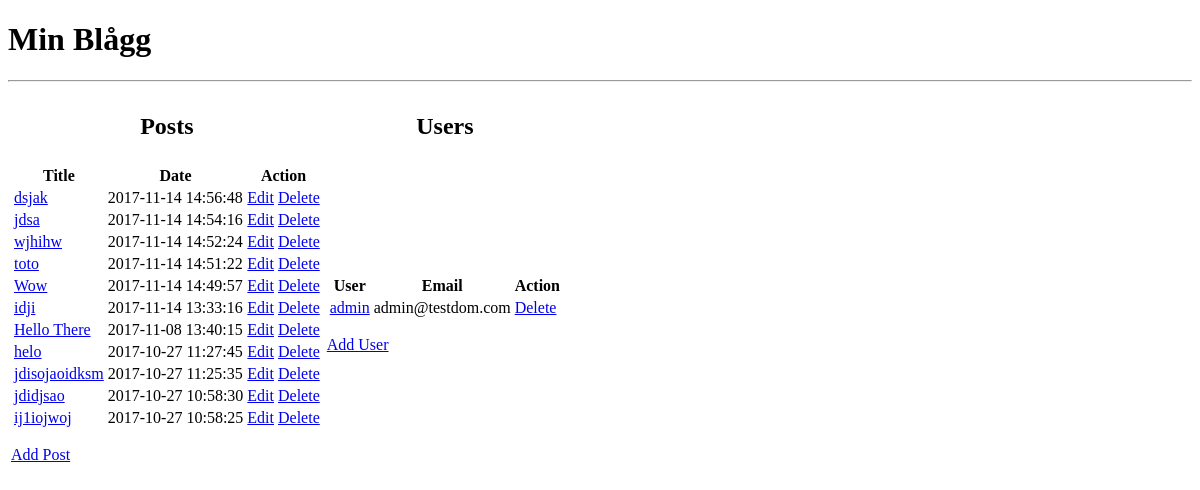
The app's page /admin/index.php with its own data.
### tables this page shows
CREATE TABLE `blog_posts` (
  `postID` int(11) NOT NULL,
  `post_title` text,
  `post_cont` text,
  `post_date` datetime NOT NULL DEFAULT CURRENT_TIMESTAMP,
  `post_author` text
);

CREATE TABLE `blog_users` (
  `userID` int(11) NOT NULL,
  `user_name` varchar(255) NOT NULL,
  `user_pass` varchar(255) NOT NULL,
  `user_mail` varchar(255) NOT NULL
);

### admin/posts.php (the view, shortened to what this page needs)
<?php require_once('../pdo.php');
 ?>
<!DOCTYPE html>
<html>
    <head>
        <link rel="stylesheet" href="../css/master.css">
    </head>
    <body>
        <div class="wrapper">
            <table>
                <tr>
                    <th>Title</th>
                    <th>Date</th>
                    <th>Action</th>
                </tr>
                <?php
                    try {
                        $stmt = $db->query('SELECT postID, post_title, post_date, post_author FROM blog_posts ORDER BY postID DESC');
                        while ($row = $stmt->fetch()) {
                            echo '<tr>';
                            echo '<td><a href="../view_post.php?id='.$row['postID'].'">'.$row['post_title'].'</a></td>';
                            echo '<td>'.$row['post_date'].'</td>';
                            ?>
                            <td>
                                <a href="edit_post.php?id=<?php echo $row['postID'];?>">Edit</a>
                                <a href="javascript:delpost('<?php echo $row['postID'];?>','<?php echo $row['post_title'];?>')">Delete</a>
                            </td>
                            <?php
                            echo '</tr>';
                        }
            } catch (PDOxception $e) {
                echo $e->getMessage();
            }
            ?>
            </table>
        </div>
        <p><a href="add_post.php">Add Post</a></p>
    </body>
</html>

### admin/index.php (shortened to what this page needs)
<?php require('../pdo.php');
 ?>
<!DOCTYPE html>
<html>
    <head>
        <link rel="stylesheet" href="../css/master.css">
    </head>
    <body>
        <div id="blog_wrapper">
            <h1>Min Blågg</h1>
            <hr/>
            <table>
                <th><h2>Posts</h2></th>
                <th><h2>Users</h2></th>
                <tr>
                    <td>
                        <?php include 'posts.php'; ?>
                    </td>
                    <td>
                        <?php include 'users.php'; ?>
                    </td>
                </tr>
            </table>
        </div>
    </body>
</html>

### admin/users.php (shortened to what this page needs)
<?php require_once('../pdo.php');
 ?>
<!DOCTYPE html>
<html>
    <head>
        <link rel="stylesheet" href="../css/master.css">
    </head>
    <body>
        <div class="wrapper">
            <table>
                <tr>
                    <th>User</th>
                    <th>Email</th>
                    <th>Action</th>
                </tr>
                <?php
                    try {
                        $stmt = $db->query('SELECT userID, user_name, user_mail FROM blog_users ORDER BY userID DESC');
                        while ($row = $stmt->fetch()) {
                            echo '<tr>';
                            echo '<td><a href="view_user.php?id='.$row['userID'].'">'.$row['user_name'].'</a></td>';
                            echo '<td>'.$row['user_mail'].'</td>';
                            ?>
                            <td>
                                <a href="javascript:deluser('<?php echo $row['userID'];?>','<?php echo $row['user_name'];?>')">Delete</a>
                            </td>
                            <?php
                            echo '</tr>';
                        }
            } catch (PDOxception $e) {
                echo $e->getMessage();
            }
            ?>
            </table>
        </div>
        <p><a href="add_user.php">Add User</a></p>
    </body>
</html>

### css/master.css (style rules this page uses)
#blog_wrapper { display: block; }

### records on screen
blog_posts: post_title "dsjak", post_date "2017-11-14 14:56:48"
blog_posts: post_title "jdsa", post_date "2017-11-14 14:54:16"
blog_posts: post_title "wjhihw", post_date "2017-11-14 14:52:24"
blog_posts: post_title "toto", post_date "2017-11-14 14:51:22"
blog_posts: post_title "Wow", post_date "2017-11-14 14:49:57"
blog_posts: post_title "idji", post_date "2017-11-14 13:33:16"
blog_posts: post_title "Hello There", post_date "2017-11-08 13:40:15"
blog_posts: post_title "helo", post_date "2017-10-27 11:27:45"
blog_posts: post_title "jdisojaoidksm", post_date "2017-10-27 11:25:35"
blog_posts: post_title "jdidjsao", post_date "2017-10-27 10:58:30"
blog_posts: post_title "ij1iojwoj", post_date "2017-10-27 10:58:25"
blog_users: user_name "admin", user_mail "admin@testdom.com"
